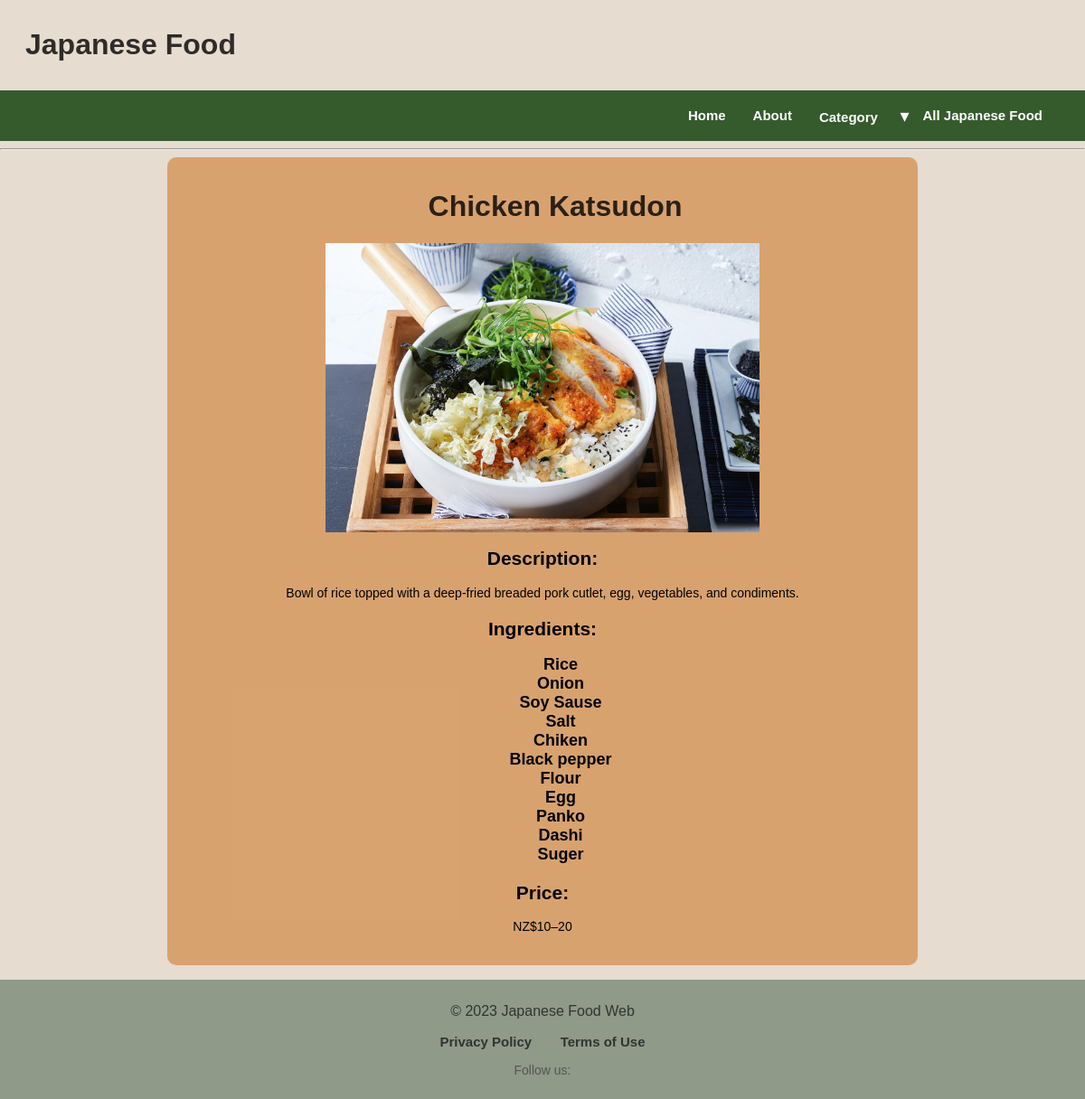
The app's page /Japanese_food/2, older data.
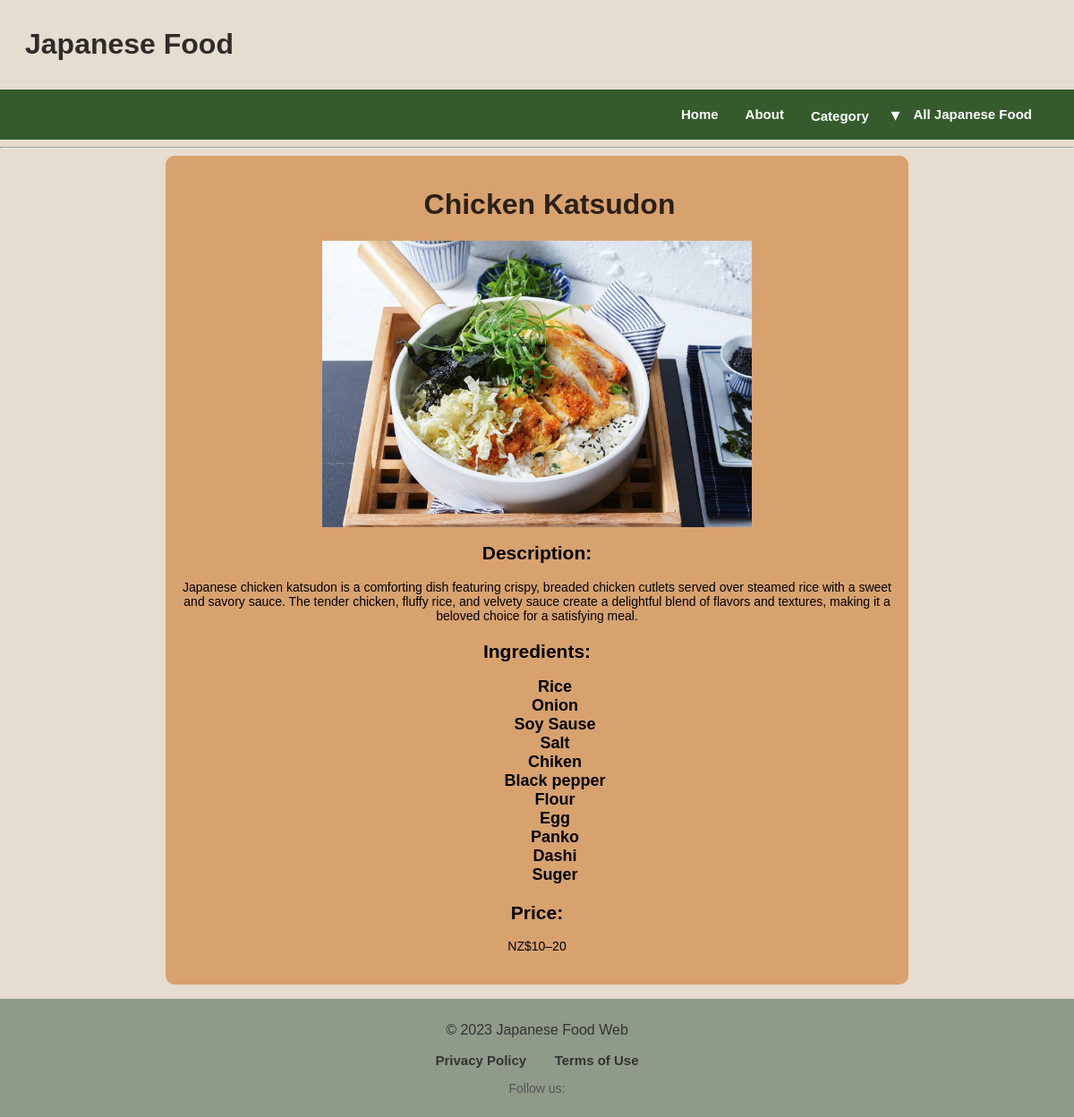
The same page, newer data.
### app/models.py (models this page shows, shortened)
class Meal(db.Model):
    __tablename__ = "Meal"
    id = db.Column(db.Integer, primary_key=True)
    name = db.Column(db.String())
    description = db.Column(db.Text())
    price = db.Column(db.Text())
    image_url = db.Column(db.Text())
    base_id = db.Column(db.Integer, db.ForeignKey('Base.id'))
    ingredients = db.relationship(
        'Ingredient',
        secondary=MealIngredient,
        backref='meals'
    )

### app/routes.py (the view)
@app.route('/Japanese_food/<int:id>')
def Japanese_food(id):
    Japanese_food = models.Meal.query.get(id)
    if not Japanese_food:
        abort(404)  # Return a 404 error if meal with given id doesn't exist
    return render_template('Japanese_food.html', Japanese_food=Japanese_food)

### app/templates/Japanese_food.html (shortened to what this page needs)
<head>
  <link rel="stylesheet" href="{{ url_for('static', filename='common.css') }}">
  <link rel="stylesheet" href="{{ url_for('static', filename='Japanese_food.css') }}">
</head>
{% extends 'layout.html' %}
{% block content %}
<div class="japanese-food-details">
  <h1 class="food-name">{{ Japanese_food.name }}</h1>
  <div class="food-image-container">
    <img class="food-image" src="{{ Japanese_food.image_url }}" alt="{{ Japanese_food.name }}">
  </div>
  <div class="description">
    <h2>Description:</h2>
    <p>{{ Japanese_food.description }}</p>
  </div>
  <div class="ingredients">
    <h2>Ingredients:</h2>
    <ul>
      {% for ingredient in Japanese_food.ingredients %}
        <li>
          <span class="ingredient-name">{{ ingredient.name }}</span>
        </li>
      {% endfor %}
    </ul>
  </div>
  <div class="price">
    <h2>Price:</h2>
    <p>{{ Japanese_food.price }}</p>
  </div>
</div>
{% endblock %}

Row changes from the older to the newer data that the page shows:
changed Meal "Chicken Katsudon": description "Bowl of rice topped with a deep-fried breaded pork cutlet, egg, vegetables, and condiments." → "Japanese chicken katsudon is a comforting dish featuring crispy, breaded chicken cutlets served over steamed rice with a sweet and savory sauce. The tender chicken, fluffy rice, and velvety sauce create a delightful blend of flavors and textures, making it a beloved choice for a satisfying meal."
